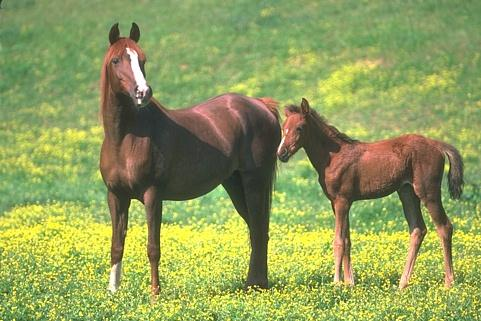
#> input picture part2/image2/input.jpg, 481 x 321 px
$ python part2.py
#> lines starting #> are read from the running program, lines starting #| are printed output that depends on the picture; after the words box and inside, x2 and y2 are one past the last pixel; in counts of white or black regions, pixels touching at a corner belong together
#.......................................part: 2................................................

import os
import cv2
import numpy as np
import matplotlib.pyplot as plt
from scipy import sparse
from scipy.sparse.csgraph import maximum_flow, breadth_first_order
from scipy.ndimage import binary_erosion
import warnings
warnings.filterwarnings("ignore")

#.......................................Setup and Image Loading................................

image_path = 'image2/input.jpg'                          # path to input image
output_dir = 'image2'                                    # output folder for figures
os.makedirs(output_dir, exist_ok=True)

# load input image
img_bgr = cv2.imread(image_path)
#> img_bgr is the input picture: shape (321, 481, 3); mean B, G, R 90.8, 157.7, 144.5
img_rgb = cv2.cvtColor(img_bgr, cv2.COLOR_BGR2RGB)

# resize image for manageable processing
MAX_SIDE = 512
h, w = img_rgb.shape[:2]
#> h = 321; w = 481
scale = min(1.0, MAX_SIDE / max(h, w))
#> scale = 1
img = cv2.resize(img_rgb, (int(w * scale), int(h * scale))).astype(np.float64)

H, W = img.shape[:2]                                     # dimensions of scaled image
#> H = 321; W = 481

#.......................................User Seeds and Bounding Rectangles.....................

# foreground seed rectangles on horses (x1, y1, x2, y2)
FG_BOXES = [
    (150, 125, 250, 175),
    (350, 150, 400, 175)
]

# background seed rectangles on grass (x1, y1, x2, y2)
BG_BOXES = [
    (25, 25, 75, 75),
    (400, 25, 450, 75),
    (25, 225, 100, 300),
    (275, 225, 325, 275)
]

# bounding rectangle enclosing both horses for GrabCut
GRAB_RECT = (95, 15, 505, 315)

# graph cut hyperparameters
LAMBDA = 3.5
SIGMA = 25.0

KMEANS_ITER = 15
GRABCUT_ITER = 6

GRAPH_MAX_SIDE = 180                                     # smaller resolution for graph cut max-flow

#.......................................Helper Functions.......................................

def rectangle_mask(shape, boxes):
    h_m, w_m = shape
    mask = np.zeros((h_m, w_m), dtype=bool)
    for x1, y1, x2, y2 in boxes:
        x1 = max(0, min(w_m, int(x1)))
        x2 = max(0, min(w_m, int(x2)))
        y1 = max(0, min(h_m, int(y1)))
        y2 = max(0, min(h_m, int(y2)))
        mask[y1:y2, x1:x2] = True
    return mask

def get_boundary(mask):
    return mask ^ binary_erosion(mask)                   # 1-pixel boundary via morphological erosion

def show_segmentation(image, mask, title, save_path=None):
    mask = mask.astype(bool)
    if mask.sum() == 0 or (~mask).sum() == 0:
        return

    fg_mean = image[mask].mean(axis=0)                   # mean color of foreground pixels
    bg_mean = image[~mask].mean(axis=0)                  # mean color of background pixels

    result = np.zeros_like(image)
    result[mask] = fg_mean                               # replace foreground with fg mean
    result[~mask] = bg_mean                              # replace background with bg mean

    boundary = get_boundary(mask)
    result[boundary] = [255, 0, 0]                       # highlight class boundary in red

    plt.figure(figsize=(9, 6))
    plt.imshow(np.clip(result, 0, 255).astype(np.uint8))
    plt.title(title)
    plt.axis("off")
    if save_path:
        plt.savefig(save_path, bbox_inches="tight", dpi=150)
    plt.show()

def fit_gaussian(X):
    X = np.asarray(X).reshape(-1, 3)
    mean = X.mean(axis=0)                                # sample mean in RGB space
    cov = np.cov(X, rowvar=False)                        # 3x3 covariance matrix
    cov += np.eye(3) * 25.0                              # ridge regularization to avoid singularity
    sign, logdet = np.linalg.slogdet(cov)
    inv = np.linalg.inv(cov)
    return mean, inv, logdet

def gaussian_log_likelihood(image, gaussian):
    mean, inv, logdet = gaussian
    diff = image - mean
    mahal = np.einsum("...i,ij,...j->...", diff, inv, diff)   # mahalanobis distance squared
    return -0.5 * (mahal + logdet + 3 * np.log(2 * np.pi))

def fit_two_gaussians(image, fg_mask, bg_mask):
    fg = fit_gaussian(image[fg_mask])
    bg = fit_gaussian(image[bg_mask])
    return fg, bg

# generate seed masks
fg_seed = rectangle_mask((H, W), FG_BOXES)
bg_seed = rectangle_mask((H, W), BG_BOXES)

fg_gaussian, bg_gaussian = fit_two_gaussians(img, fg_seed, bg_seed)
#> in fit_gaussian, `mean = X.mean(axis=0)`: mean = [87.81, 74.34, 63.54]
#> in fit_gaussian, `cov = np.cov(X, rowvar=False)`: cov = [[2369.5, 1105.7, 851.3], [1105.7, 535.5, 421.5], [851.3, 421.5, 353.6]]
#> in fit_gaussian, `cov += np.eye(3) * 25.0`: cov = [[2394.5, 1105.7, 851.3], [1105.7, 560.5, 421.5], [851.3, 421.5, 378.6]]
#> in fit_gaussian, `sign, logdet = np.linalg.slogdet(cov)`: sign = 1; logdet = 15.78
#> in fit_gaussian, `inv = np.linalg.inv(cov)`: inv = [[0.00484, -0.00837, -0.00155], [-0.00837, 0.0255, -0.00953], [-0.00155, -0.00953, 0.0167]]
#> in fit_two_gaussians, `fg = fit_gaussian(image[fg_mask])`: fg = ([87.81, 74.34, 63.54], [[0.00484, -0.00837, -0.00155], [-0.00837, 0.0255, -0.00953], [-0.00155, -0.00953, 0.0167]], 15.78)
#> in fit_two_gaussians, `bg = fit_gaussian(image[bg_mask])`: bg = ([166.1, 187.5, 89.65], [[0.00794, -0.0103, 0.00194], [-0.0103, 0.0141, -0.00298], [0.00194, -0.00298, 0.00235]], 18.5)
#> fg_gaussian has the same summary as fg in fit_two_gaussians; bg_gaussian has the same summary as bg in fit_two_gaussians

# display seed selection
plt.figure(figsize=(10, 6))
plt.imshow(img.astype(np.uint8))
plt.contour(fg_seed, levels=[0.5], colors="lime", linewidths=2)
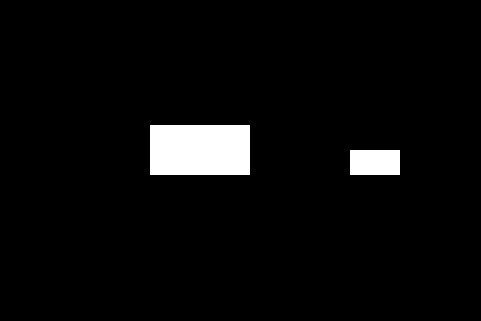
#> fg_seed: shape (321, 481) bool; 4% white; 2 white regions, box (x1, y1, x2, y2) and area: (150, 125, 250, 175) 5000, (350, 150, 400, 175) 1250
plt.contour(bg_seed, levels=[0.5], colors="red", linewidths=2)
#> bg_seed: shape (321, 481) bool; 8.5% white; 4 white regions, box (x1, y1, x2, y2) and area: (25, 225, 100, 300) 5625, (25, 25, 75, 75) 2500, (400, 25, 450, 75) 2500, (275, 225, 325, 275) 2500
plt.title("Foreground seeds (green) and Background seeds (red)")
plt.axis("off")
plt.savefig(os.path.join(output_dir, "seed_selection.png"), bbox_inches="tight", dpi=150)
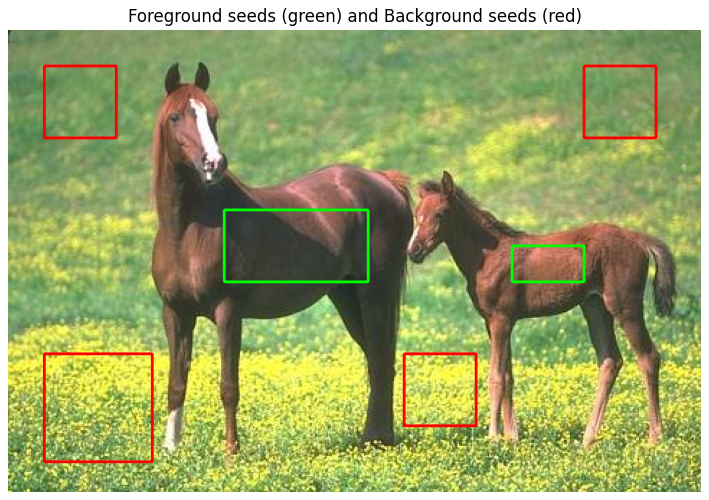
#> figure drawn by matplotlib, 1 panel
plt.show()

#.......................................a: Maximum Likelihood Classification...................

log_fg = gaussian_log_likelihood(img, fg_gaussian)
#> in gaussian_log_likelihood, `mean, inv, logdet = gaussian`: mean = [87.81, 74.34, 63.54]; logdet = 15.78
log_bg = gaussian_log_likelihood(img, bg_gaussian)

# normalize log-likelihoods for visualization
lik_fg = np.exp(np.clip(log_fg - np.max(log_fg), -40, 0))
lik_bg = np.exp(np.clip(log_bg - np.max(log_bg), -40, 0))

fig, ax = plt.subplots(1, 2, figsize=(13, 5))
ax[0].imshow(lik_fg, cmap="gray")
ax[0].set_title("Foreground Likelihood")
ax[0].axis("off")
ax[1].imshow(lik_bg, cmap="gray")
ax[1].set_title("Background Likelihood")
ax[1].axis("off")
plt.tight_layout()
plt.savefig(os.path.join(output_dir, "likelihood.png"), bbox_inches="tight", dpi=150)
plt.show()

# classify each pixel by maximum likelihood
ml_mask = log_fg > log_bg
#> ml_mask: shape (321, 481) bool; 23.2% white; 8 white regions (7 under 20 px), largest, box (x1, y1, x2, y2) and area: (99, 24, 464, 295) 35845
ml_mask[fg_seed] = True                                  # enforce marked seeds
ml_mask[bg_seed] = False

show_segmentation(
    img, ml_mask,
    "Part (a): Maximum Likelihood Segmentation",
    save_path=os.path.join(output_dir, "likelihood_segmentation.png")
)
#> in show_segmentation, `fg_mean = image[mask].mean(axis=0)`: fg_mean = [101.2, 83.01, 66.4]
#> in show_segmentation, `bg_mean = image[~mask].mean(axis=0)`: bg_mean = [157.7, 180.3, 98.13]
#> in get_boundary, `return mask ^ binary_erosion(mask)`: returned value: shape (321, 481) bool; 1.6% white in thin lines or dots, all inside (x1, y1, x2, y2) = (0, 0, 464, 295)
#> in show_segmentation, `result[boundary] = [255, 0, 0]`: result: shape (321, 481, 3) float64; mean of channels 0, 1, 2 147, 156.4, 89.7

#.......................................b: K-means Clustering..................................

pixels = img.reshape(-1, 3)
fg_flat = fg_seed.flatten()
bg_flat = bg_seed.flatten()

# initialize centers using marked seed means
centers = np.array([
    img[fg_seed].mean(axis=0),
    img[bg_seed].mean(axis=0)
])
#> centers = [[87.81, 74.34, 63.54], [166.1, 187.5, 89.65]]

labels = np.zeros(len(pixels), dtype=np.int32)
wcss_values = []
snapshots = []

for iteration in range(KMEANS_ITER):
    # compute squared distance to both cluster means
    d_fg = np.sum((pixels - centers[0])**2, axis=1)
    d_bg = np.sum((pixels - centers[1])**2, axis=1)

    new_labels = (d_bg < d_fg).astype(np.int32)

    # preserve marked seeds in respective classes
    new_labels[fg_flat] = 0
    new_labels[bg_flat] = 1

    # update cluster means
    for k in range(2):
        selected = pixels[new_labels == k]
        if len(selected):
            centers[k] = selected.mean(axis=0)

    labels = new_labels

    # compute within-cluster sum of squares
    wcss = 0.0
    for k in range(2):
        selected = pixels[labels == k]
        if len(selected):
            wcss += np.sum((selected - centers[k])**2)
    wcss_values.append(wcss)

    if iteration in [0, 1, 2, 4, 9, KMEANS_ITER - 1]:
        snapshots.append((iteration + 1, labels.reshape(H, W).copy()))
#> after the loop, centers = [[89.95, 88.21, 59.04], [164.3, 182.8, 102.2]]; snapshots = 6 items; wcss_values = [467729655.7, 466730485.9, 466591376.2, 466544800.4, 466531599.1, 466526719.8, 466524859.3, 466524298.6, 466523929.4, 466523798.4, 466523783.4, 466523782.5, 466523781, 466523779.6, 466523779.1]

# plot intermediate iterations
fig, axes = plt.subplots(2, 3, figsize=(14, 9))
for ax, (it, mask) in zip(axes.ravel(), snapshots):
    ax.imshow(mask == 0, cmap="gray")
    ax.set_title(f"Iteration {it}")
    ax.axis("off")
#> this loop made 6 passes
#> it on passes 1 to 6: 1, 2, 3, 5, 10, 15
plt.suptitle("K-means: Intermediate Segmentations")
plt.tight_layout()
plt.savefig(os.path.join(output_dir, "intermediate_segmentation.png"), bbox_inches="tight", dpi=150)
plt.show()

# plot wcss convergence
plt.figure(figsize=(8, 4))
plt.plot(range(1, KMEANS_ITER + 1), wcss_values, marker="o")
plt.xlabel("Iteration")
plt.ylabel("WCSS")
plt.title("K-means: WCSS vs Iteration")
plt.grid(True)
plt.savefig(os.path.join(output_dir, "K_means_graph.png"), bbox_inches="tight", dpi=150)
#> figure, not shown here; curve peaks at x = 1, y = 467729655.7
plt.show()

kmeans_mask = (labels.reshape(H, W) == 0)
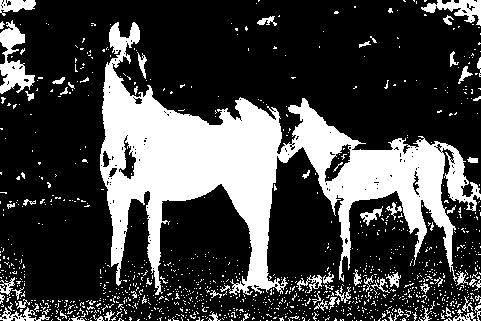
#> kmeans_mask: shape (321, 481) bool; 26.5% white; 1186 white regions (1124 under 20 px), largest, box (x1, y1, x2, y2) and area: (100, 22, 481, 295) 32155, (0, 20, 35, 94) 1189, (421, 0, 481, 26) 667

show_segmentation(
    img, kmeans_mask,
    "Part (b): Converged K-means Segmentation",
    save_path=os.path.join(output_dir, "converged_K_mean_segmentation.png")
)
#> call 2 of show_segmentation, with title = 'Part (b): Converged K-means Segmentation', save_path = 'image2/converged_K_mean_segmentation.png'
#> in show_segmentation (call 2), `fg_mean = image[mask].mean(axis=0)`: fg_mean = [89.95, 88.21, 59.04]
#> in show_segmentation (call 2), `bg_mean = image[~mask].mean(axis=0)`: bg_mean = [164.3, 182.8, 102.2]
#> in get_boundary (call 2), `return mask ^ binary_erosion(mask)`: returned value: shape (321, 481) bool; 6.8% white in thin lines or dots
#> in show_segmentation (call 2), `result[boundary] = [255, 0, 0]`:
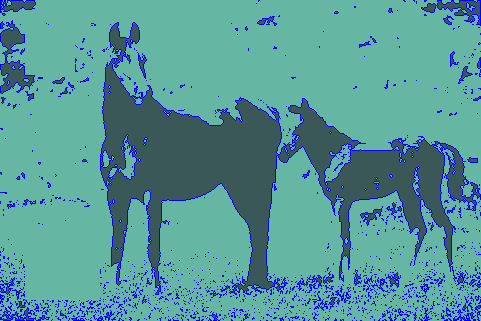
#> result: shape (321, 481, 3) float64; mean of channels 0, 1, 2 155.8, 151.7, 86.7; drawn as B, G, R
#> in show_segmentation (call 2), `plt.savefig(save_path, bbox_inches="tight", dpi=150)`:
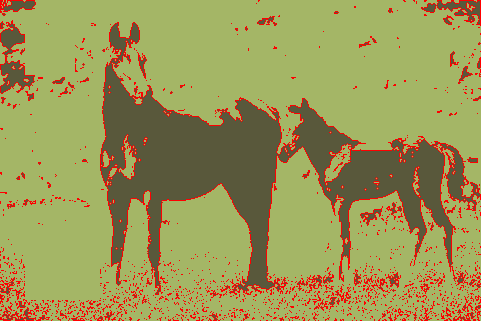
#> shown: shape (321, 481, 3); mean R, G, B 155.4, 151, 86.6

#.......................................c: Graph Cut using SciPy Maximum Flow..................

def graph_cut(image, fg_gauss, bg_gauss, fg_fixed, bg_fixed, lam=3.5, sigma=25.0):
    h_c, w_c = image.shape[:2]
    n = h_c * w_c

    # unary regional costs: negative log-likelihood
    lf = gaussian_log_likelihood(image, fg_gauss)
    lb = gaussian_log_likelihood(image, bg_gauss)
    Df = -lf
    Db = -lb

    # subtract minimum for numerical stability
    minimum = np.minimum(Df, Db)
    Df -= minimum
    Db -= minimum

    # hard terminal penalties for marked seeds
    INF = 1e6
    Df[bg_fixed] = INF
    Db[fg_fixed] = INF

    source = n
    sink = n + 1
    nodes = np.arange(n)

    rows = [np.full(n, source), nodes]
    cols = [nodes, np.full(n, sink)]
    vals = [Db.flatten(), Df.flatten()]

    # pairwise boundary penalties: 4-connected grid
    for dy, dx in [(0, 1), (1, 0)]:
        diff = image[:h_c - dy or None, :w_c - dx or None] - image[dy:, dx:]
        dist2 = np.sum(diff**2, axis=2)
        weight = lam * np.exp(-dist2 / (2 * sigma**2))

        p = (np.arange(h_c - dy)[:, None] * w_c + np.arange(w_c - dx)[None, :]).flatten()
        q = ((np.arange(h_c - dy)[:, None] + dy) * w_c + (np.arange(w_c - dx)[None, :] + dx)).flatten()
        capacities = weight.flatten()

        rows.extend([p, q])
        cols.extend([q, p])
        vals.extend([capacities, capacities])

    # build sparse adjacency matrix
    rows = np.concatenate([np.asarray(x).ravel() for x in rows])
    cols = np.concatenate([np.asarray(x).ravel() for x in cols])
    vals = np.concatenate([np.asarray(x).ravel() for x in vals])

    SCALE = 1000
    capacities = np.clip(np.rint(vals * SCALE), 0, 2_000_000_000).astype(np.int32)
    graph = sparse.coo_matrix((capacities, (rows, cols)), shape=(n + 2, n + 2), dtype=np.int32).tocsr()
    graph.sum_duplicates()

    # run maximum flow algorithm
    result = maximum_flow(graph, source, sink)

    # find reachable nodes from source in residual graph
    residual = graph - result.flow
    residual.data = (residual.data > 0).astype(np.int8)
    residual.eliminate_zeros()

    reachable = breadth_first_order(residual, source, directed=True, return_predecessors=False)
    mask = np.zeros(n, dtype=bool)
    mask[reachable[reachable < n]] = True

    return mask.reshape(h_c, w_c), result.flow_value / SCALE

# downscale image to make graph cut fast
gscale = min(1.0, GRAPH_MAX_SIDE / max(H, W))
#> gscale = 0.374
gh = max(1, int(H * gscale))
#> gh = 120
gw = max(1, int(W * gscale))
#> gw = 180
graph_img = cv2.resize(img, (gw, gh)).astype(np.float64)

# resize seed masks using nearest neighbors
fg_small = cv2.resize(fg_seed.astype(np.uint8), (gw, gh), interpolation=cv2.INTER_NEAREST).astype(bool)
#> fg_small: shape (120, 180) bool; 4% white; 2 white regions, box (x1, y1, x2, y2) and area: (57, 47, 94, 66) 703, (131, 57, 150, 66) 171
bg_small = cv2.resize(bg_seed.astype(np.uint8), (gw, gh), interpolation=cv2.INTER_NEAREST).astype(bool)
#> bg_small: shape (120, 180) bool; 8.6% white; 4 white regions, box (x1, y1, x2, y2) and area: (10, 85, 38, 113) 784, (10, 10, 29, 29) 361, (150, 10, 169, 29) 361, (103, 85, 122, 103) 342

fg_g_small, bg_g_small = fit_two_gaussians(graph_img, fg_small, bg_small)
#> in fit_gaussian (call 3), `X = np.asarray(X).reshape(-1, 3)`: X = 874 rows, first 8: [46.32, 52.32, 50.32], [46.65, 52.65, 50.65], [47.5, 53.5, 51.5], [47.53, 53.53, 51.53], [49.75, 55.75, 53.75], [53.8, 59.8, 55.8], [54.08, 59.08, 55.08], [52.71, 57.71, 53.71]
#> in fit_gaussian (call 4), `X = np.asarray(X).reshape(-1, 3)`: X = 1848 rows, first 8: [122.7, 152, 86.93], [127.7, 161.6, 100.9], [122.3, 155.2, 101.8], [113.4, 149.9, 95.75], [114.8, 154.4, 99.1], [112.3, 152.5, 96.91], [112.9, 149.1, 95.1], [116.5, 148.3, 95.7]
#> fg_g_small = ([85.52, 73.32, 62.53], [[0.00534, -0.00905, -0.00203], [-0.00905, 0.0263, -0.00871], [-0.00203, -0.00871, 0.0172]], 15.58); bg_g_small = ([165.1, 186.8, 90.02], [[0.00809, -0.0105, 0.00188], [-0.0105, 0.0144, -0.00284], [0.00188, -0.00284, 0.00297]], 18.04)

# default graph cut
gc_mask, flow = graph_cut(graph_img, fg_g_small, bg_g_small, fg_small, bg_small, LAMBDA, SIGMA)
#> in gaussian_log_likelihood (call 3), `mean, inv, logdet = gaussian`: mean = [85.52, 73.32, 62.53]; inv = [[0.00534, -0.00905, -0.00203], [-0.00905, 0.0263, -0.00871], [-0.00203, -0.00871, 0.0172]]; logdet = 15.58
#> in gaussian_log_likelihood (call 3), `return -0.5 * (mahal + logdet + 3 * np.log(2 * np.pi))`:
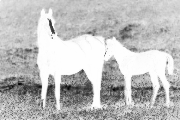
#> returned value: shape (120, 180) float64; min -240.7, max -10.56, mean -68.58; drawn with min black and max white
#> in graph_cut, `Df[bg_fixed] = INF`: Df: shape (120, 180) float64; min 0, max 1000000, mean 85603.3
#> in graph_cut, `Db[fg_fixed] = INF`: Db: shape (120, 180) float64; min 0, max 1000000, mean 40467.4
#> the loop in graph_cut, `for dy, dx in [(0, 1), (1, 0)]:` made 2 passes
#> pass 1, in graph_cut, `weight = lam * np.exp(-dist2 / (2 * sigma**2))`:
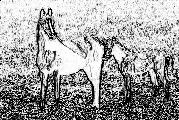
#> weight: shape (120, 179) float64; min 4.34e-39, max 3.5, mean 2.19; drawn with min black and max white
#> after the loop in graph_cut, `for dy, dx in [(0, 1), (1, 0)]:`: cols = 6 items
#> in graph_cut, `reachable = breadth_first_order(residual, source, directed=True, retur..`: reachable = 5038 values, max 21600 at index 0, min 1663 at index 1, mean 10925.4
#> flow = 589

show_segmentation(
    graph_img, gc_mask,
    f"Part (c): Graph Cut (lambda={LAMBDA}, sigma={SIGMA})",
    save_path=os.path.join(output_dir, "graph_cut.png")
)

# parameter study for lambda
fig, axes = plt.subplots(1, 2, figsize=(14, 5))
for ax, lam_val, title in zip(axes, [LAMBDA / 10, LAMBDA * 10], ["Small lambda (lambda=0.35)", "Large lambda (lambda=35.00)"]):
    m, _ = graph_cut(graph_img, fg_g_small, bg_g_small, fg_small, bg_small, lam=lam_val, sigma=SIGMA)
    ax.imshow(m, cmap="gray")
    ax.set_title(f"{title}, sigma={SIGMA:.2f}")
    ax.axis("off")
#> this loop made 2 passes
plt.tight_layout()
plt.savefig(os.path.join(output_dir, "graph_cut_lambda.png"), bbox_inches="tight", dpi=150)
plt.show()

# parameter study for sigma
fig, axes = plt.subplots(1, 2, figsize=(14, 5))
for ax, sig_val, title in zip(axes, [SIGMA / 3, SIGMA * 3], ["Small sigma (sigma=8.33)", "Large sigma (sigma=75.00)"]):
    m, _ = graph_cut(graph_img, fg_g_small, bg_g_small, fg_small, bg_small, lam=LAMBDA, sigma=sig_val)
    ax.imshow(m, cmap="gray")
    ax.set_title(f"lambda={LAMBDA:.2f}, {title}")
    ax.axis("off")
plt.tight_layout()
plt.savefig(os.path.join(output_dir, "graph_cut_sigma.png"), bbox_inches="tight", dpi=150)
plt.show()

#.......................................d: GrabCut-like Iterative Approach.....................

# convert bounding rectangle to graph image coordinates
rx1, ry1, rx2, ry2 = GRAB_RECT
x1 = int(np.clip(rx1 * gw / W, 0, gw - 1))
#> x1 = 35
x2 = int(np.clip(rx2 * gw / W, 1, gw))
#> x2 = 180
y1 = int(np.clip(ry1 * gh / H, 0, gh - 1))
#> y1 = 5
y2 = int(np.clip(ry2 * gh / H, 1, gh))
#> y2 = 117

# create bounding rectangle mask
rect_mask = np.zeros((gh, gw), dtype=bool)
rect_mask[y1:y2, x1:x2] = True

# rectangle interior initialized as tentative foreground
interior = binary_erosion(rect_mask, iterations=3)
if interior.sum() < 10:
    interior = rect_mask.copy()

initial_fg = graph_img[interior]
initial_bg = graph_img[~rect_mask]

fg_g = fit_gaussian(initial_fg)
#> fg_g = ([142.9, 150.2, 88.62], [[0.00165, -0.00119, -0.00041], [-0.00119, 0.00148, -0.00055], [-0.00041, -0.00055, 0.00236]], 20.62)
bg_g = fit_gaussian(initial_bg)
#> bg_g = ([147.3, 173.6, 94.86], [[0.00701, -0.00876, 0.00147], [-0.00876, 0.0122, -0.00243], [0.00147, -0.00243, 0.00322]], 17.61)

# outside bounding box is definite background
fixed_bg = ~rect_mask
fixed_fg = np.zeros((gh, gw), dtype=bool)                # no fixed foreground seeds

# visualize initial bounding box
plt.figure(figsize=(9, 6))
plt.imshow(graph_img.astype(np.uint8))
plt.gca().add_patch(plt.Rectangle((x1, y1), x2 - x1, y2 - y1, fill=False, edgecolor="red", linewidth=2))
plt.title("Part (d): Initial GrabCut Rectangle")
plt.axis("off")
plt.savefig(os.path.join(output_dir, "grab_cut_rect.png"), bbox_inches="tight", dpi=150)
plt.show()

# alternate between graph cut and Gaussian refitting
grab_snapshots = []
grab_mask = None

for iteration in range(GRABCUT_ITER):
    # E-step: assign pixels via graph cut
    new_mask, flow = graph_cut(graph_img, fg_g, bg_g, fixed_fg, fixed_bg, LAMBDA, SIGMA)

    # M-step: refit Gaussians from current segmentation
    if new_mask.sum() > 10 and (~new_mask).sum() > 10:
        fg_g = fit_gaussian(graph_img[new_mask])
        bg_g = fit_gaussian(graph_img[~new_mask])

    grab_mask = new_mask
    grab_snapshots.append(grab_mask.copy())
#> this loop made 6 passes
#> flow on passes 1 to 6: 1428.7, 865, 582.7, 475.9, 463.1, 462.5
#> after the loop, grab_snapshots = 6 items

# display intermediate GrabCut iterations
fig, axes = plt.subplots(2, 3, figsize=(14, 9))
for i, ax in enumerate(axes.ravel()):
    if i < len(grab_snapshots):
        ax.imshow(grab_snapshots[i], cmap="gray")
        ax.set_title(f"Iteration {i + 1}")
    ax.axis("off")
plt.suptitle("Part (d): GrabCut-like Intermediate Results")
plt.tight_layout()
plt.savefig(os.path.join(output_dir, "graph_cut_intermediate.png"), bbox_inches="tight", dpi=150)
plt.show()

# final GrabCut segmentation
show_segmentation(
    graph_img, grab_mask,
    "Part (d): Final GrabCut-like Segmentation",
    save_path=os.path.join(output_dir, "grab_cut_segmentation.png")
)

# final binary mask
plt.figure(figsize=(9, 6))
plt.imshow(grab_mask, cmap="gray")
plt.title("Part (d): Final Binary Segmentation Mask")
plt.axis("off")
plt.savefig(os.path.join(output_dir, "binary_seg.png"), bbox_inches="tight", dpi=150)
plt.show()
